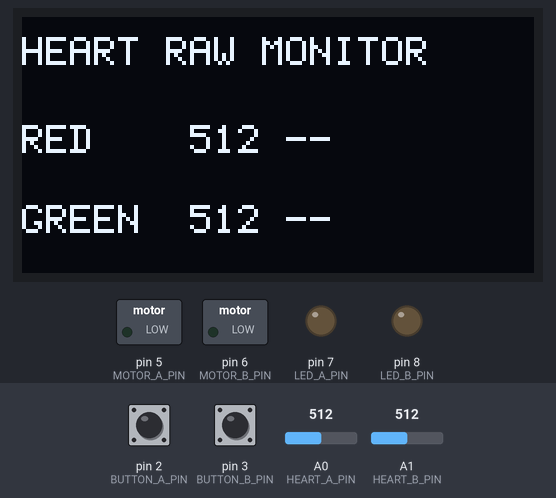
A sketch run on a simulated Arduino Uno, built with avr-gcc and run on an emulated ATmega328P. Shown: 128×64 one-colour display, switched loads named in the sketch (green lamp = pin HIGH), output pins drawn as LEDs (lit = HIGH). Inputs (shaded band) come from the test bench; at power-on: pin 2 (BUTTON_A_PIN) HIGH, pin 3 (BUTTON_B_PIN) HIGH, A0 (HEART_A_PIN) = 512, A1 (HEART_B_PIN) = 512. What the sketch prints to the serial monitor is not drawn.

Above: at 1.5 s.
1.6 s: pin 2 (BUTTON_A_PIN) pulled LOW for 0.15 s
At 4.4 s:
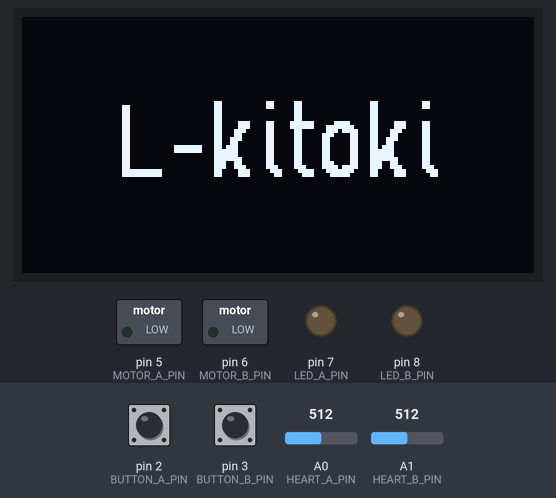
4.7 s: pin 3 (BUTTON_B_PIN) pulled LOW for 0.15 s
At 5.8 s:
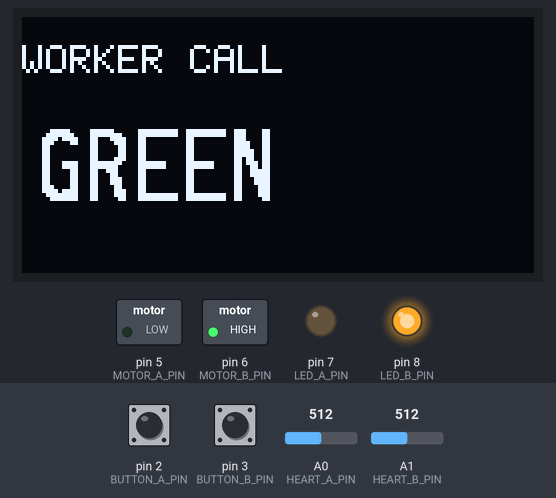
7.8 s: pin 2 (BUTTON_A_PIN) pulled LOW for 1 s
At 8.4 s:
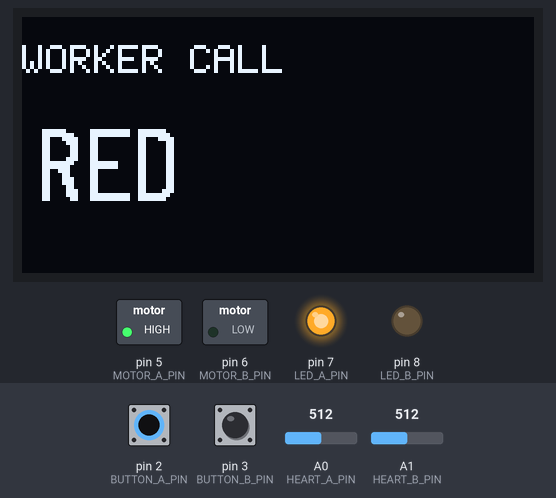
Timing chart, 0 to 10.8 s (numbered marks = the images above; inputs shaded):
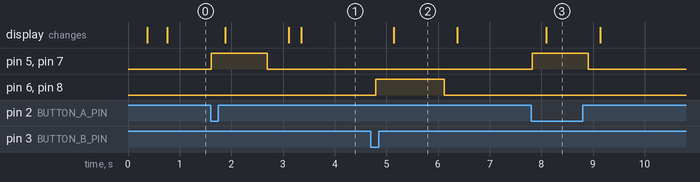

Measured:
- after the input at 1.6 s, pin 5 (MOTOR_A_PIN), pin 7 (LED_A_PIN): LOW → HIGH at once, → LOW 1.1 s later; the display: first changes after 0.28 s (image 1 shows a later state)
- after the input at 4.7 s, pin 6 (MOTOR_B_PIN), pin 8 (LED_B_PIN): LOW → HIGH after 0.10 s, → LOW 1.3 s later; the display: changes after 0.45 s (image 2)
- after the input at 7.8 s, pin 5 (MOTOR_A_PIN), pin 7 (LED_A_PIN): LOW → HIGH at once, → LOW 1.1 s later; the display: changes after 0.29 s (image 3)
- what the display in image 2 shows lasts 1.3 s, from 5.1 s to 6.4 s

The sketch:

uno-main-heart-raw.ino
```cpp
#include <Wire.h>
#include <U8g2lib.h>

U8G2_SSD1309_128X64_NONAME0_1_HW_I2C u8g2(U8G2_R0, /* reset=*/ 9);

const int HEART_A_PIN = A0;
const int HEART_B_PIN = A1;
const int BUTTON_A_PIN = 2;
const int BUTTON_B_PIN = 3;
const int MOTOR_A_PIN = 5;
const int MOTOR_B_PIN = 6;
const int LED_A_PIN = 7;
const int LED_B_PIN = 8;

const int HEART_ALERT_THRESHOLD = 700;
const unsigned long STATUS_INTERVAL_MS = 1000;
const unsigned long CALL_OUTPUT_MS = 1000;
const unsigned long FALL_OVERLAY_MS = 5000;
const unsigned long NOISE_OVERLAY_MS = 4000;
const unsigned long HEART_WINDOW_MS = 700;
const unsigned long HEART_DISPLAY_CYCLE_MS = 30000;
const unsigned long HEART_DISPLAY_DURATION_MS = 3000;
const int HEART_FINGER_DETECT_AMPLITUDE = 12;
const int HEART_FINGER_RELEASE_AMPLITUDE = 7;

struct HeartChannelState {
  int smoothRaw;
  int windowMin;
  int windowMax;
  int lastAmplitude;
  unsigned long windowStartedAt;
  bool initialized;
};

char serialLine[128];
size_t serialLineLen = 0;
char noiseOverlayZone[8] = "A";

bool ledStateA = false;
bool ledStateB = false;
bool motorStateA = false;
bool motorStateB = false;
bool heartAlertActiveA = false;
bool heartAlertActiveB = false;
bool buttonPressedA = false;
bool buttonPressedB = false;
bool callActiveA = false;
bool callActiveB = false;
bool fingerDetectedStateA = false;
bool fingerDetectedStateB = false;

unsigned long lastStatusAt = 0;
unsigned long callOutputUntilA = 0;
unsigned long callOutputUntilB = 0;
unsigned long fallOverlayUntil = 0;
unsigned long noiseOverlayUntil = 0;

HeartChannelState heartStateA = {0, 1023, 0, 0, 0, false};
HeartChannelState heartStateB = {0, 1023, 0, 0, 0, false};

void applyOutputs() {
  digitalWrite(LED_A_PIN, ledStateA ? HIGH : LOW);
  digitalWrite(LED_B_PIN, ledStateB ? HIGH : LOW);
  digitalWrite(MOTOR_A_PIN, motorStateA ? HIGH : LOW);
  digitalWrite(MOTOR_B_PIN, motorStateB ? HIGH : LOW);
}

void showReadyDisplay() {
  const char* text = "L-kitoki";
  u8g2.firstPage();
  do {
    u8g2.setFont(u8g2_font_logisoso18_tr);
    int16_t width = u8g2.getStrWidth(text);
    int16_t x = (128 - width) / 2;
    u8g2.drawStr(x < 0 ? 0 : x, 40, text);
  } while (u8g2.nextPage());
}

void showHeartRawDisplay(int heartRawA, bool fingerDetectedA, int heartRawB, bool fingerDetectedB) {
  char lineA[28];
  char lineB[28];

  u8g2.firstPage();
  do {
    u8g2.setFont(u8g2_font_6x12_tr);
    u8g2.drawStr(0, 12, "HEART RAW MONITOR");
    snprintf(lineA, sizeof(lineA), "RED   %4d %s", heartRawA, fingerDetectedA ? "OK" : "--");
    snprintf(lineB, sizeof(lineB), "GREEN %4d %s", heartRawB, fingerDetectedB ? "OK" : "--");
    u8g2.drawStr(0, 34, lineA);
    u8g2.drawStr(0, 54, lineB);
  } while (u8g2.nextPage());
}

bool shouldShowHeartWindow(unsigned long now) {
  return (now % HEART_DISPLAY_CYCLE_MS) < HEART_DISPLAY_DURATION_MS;
}

void showCallOverlay(const char* workerLabel) {
  u8g2.firstPage();
  do {
    u8g2.setFont(u8g2_font_6x12_tr);
    u8g2.drawStr(0, 14, "WORKER CALL");
    u8g2.setFont(u8g2_font_logisoso18_tr);
    u8g2.drawStr(4, 46, workerLabel);
  } while (u8g2.nextPage());
}

void showFallOverlay() {
  u8g2.firstPage();
  do {
    u8g2.setFont(u8g2_font_6x12_tr);
    u8g2.drawStr(0, 14, "EMERGENCY");
    u8g2.setFont(u8g2_font_logisoso16_tr);
    u8g2.drawStr(10, 44, "FALL");
    u8g2.drawStr(10, 62, "DETECT");
  } while (u8g2.nextPage());
}

void showNoiseOverlay(const char* zoneLabel) {
  u8g2.firstPage();
  do {
    u8g2.setFont(u8g2_font_6x12_tr);
    u8g2.drawStr(0, 14, "NOISE ALERT");
    u8g2.setFont(u8g2_font_logisoso18_tr);
    u8g2.drawStr(6, 46, zoneLabel);
  } while (u8g2.nextPage());
}

void refreshDisplay(int heartRawA, bool fingerDetectedA, int heartRawB, bool fingerDetectedB) {
  unsigned long now = millis();

  if (now < fallOverlayUntil) {
    showFallOverlay();
    return;
  }
  if (now < noiseOverlayUntil) {
    showNoiseOverlay(noiseOverlayZone);
    return;
  }
  if (callActiveA) {
    showCallOverlay("RED");
    return;
  }
  if (callActiveB) {
    showCallOverlay("GREEN");
    return;
  }
  if (shouldShowHeartWindow(now)) {
    showHeartRawDisplay(heartRawA, fingerDetectedA, heartRawB, fingerDetectedB);
    return;
  }
  showReadyDisplay();
}

int updateHeartChannel(HeartChannelState &state, int rawValue, unsigned long now) {
  if (!state.initialized) {
    state.smoothRaw = rawValue;
    state.windowMin = rawValue;
    state.windowMax = rawValue;
    state.lastAmplitude = 0;
    state.windowStartedAt = now;
    state.initialized = true;
    return state.smoothRaw;
  }

  state.smoothRaw = (state.smoothRaw * 3 + rawValue) / 4;

  if (state.smoothRaw < state.windowMin) {
    state.windowMin = state.smoothRaw;
  }
  if (state.smoothRaw > state.windowMax) {
    state.windowMax = state.smoothRaw;
  }

  if (now - state.windowStartedAt >= HEART_WINDOW_MS) {
    state.lastAmplitude = state.windowMax - state.windowMin;
    state.windowMin = state.smoothRaw;
    state.windowMax = state.smoothRaw;
    state.windowStartedAt = now;
  }

  return state.smoothRaw;
}

bool detectFinger(const HeartChannelState &state, bool currentlyDetected) {
  if (!state.initialized) {
    return false;
  }

  if (currentlyDetected) {
    return state.lastAmplitude >= HEART_FINGER_RELEASE_AMPLITUDE;
  }

  return state.lastAmplitude >= HEART_FINGER_DETECT_AMPLITUDE;
}

void emitStatus(int heartRawA, bool fingerDetectedA, int heartRawB, bool fingerDetectedB) {
  Serial.print("{\"kind\":\"status\",\"device\":\"uno-main\"");
  Serial.print(",\"heartRawA\":");
  Serial.print(fingerDetectedA ? heartRawA : 0);
  Serial.print(",\"heartRawB\":");
  Serial.print(fingerDetectedB ? heartRawB : 0);
  Serial.print(",\"fingerA\":");
  Serial.print(fingerDetectedA ? "true" : "false");
  Serial.print(",\"fingerB\":");
  Serial.print(fingerDetectedB ? "true" : "false");
  Serial.print(",\"buttonPressedA\":");
  Serial.print(buttonPressedA ? "true" : "false");
  Serial.print(",\"buttonPressedB\":");
  Serial.print(buttonPressedB ? "true" : "false");
  Serial.print(",\"callActiveA\":");
  Serial.print(callActiveA ? "true" : "false");
  Serial.print(",\"callActiveB\":");
  Serial.print(callActiveB ? "true" : "false");
  Serial.print(",\"fallOverlayActive\":");
  Serial.print(millis() < fallOverlayUntil ? "true" : "false");
  Serial.print(",\"noiseOverlayActive\":");
  Serial.print(millis() < noiseOverlayUntil ? "true" : "false");
  Serial.println("}");
}

void emitHeartEvent(const char* worker, int heartRaw, bool fingerDetected, bool active) {
  Serial.print("{\"kind\":\"event\",\"eventType\":\"heart_abnormal\",\"worker\":\"");
  Serial.print(worker);
  Serial.print("\",\"value\":");
  Serial.print(fingerDetected ? heartRaw : 0);
  Serial.print(",\"heartRaw\":");
  Serial.print(fingerDetected ? heartRaw : 0);
  Serial.print(",\"threshold\":");
  Serial.print(HEART_ALERT_THRESHOLD);
  Serial.print(",\"active\":");
  Serial.print(active ? "true" : "false");
  Serial.println("}");
}

void emitManualButtonEvent(const char* worker, bool active) {
  Serial.print("{\"kind\":\"event\",\"eventType\":\"worker_call_button\",\"worker\":\"");
  Serial.print(worker);
  Serial.print("\",\"source\":\"manual_button_");
  Serial.print(worker);
  Serial.print("\",\"active\":");
  Serial.print(active ? "true" : "false");
  Serial.println("}");
}

void emitCommandApplied(const char* commandName, const char* worker) {
  Serial.print("{\"kind\":\"event\",\"eventType\":\"command_applied\",\"command\":\"");
  Serial.print(commandName);
  Serial.print("\"");
  if (worker != NULL) {
    Serial.print(",\"worker\":\"");
    Serial.print(worker);
    Serial.print("\"");
  }
  Serial.println("}");
}

void emitError(const char* message) {
  Serial.print("{\"kind\":\"error\",\"message\":\"");
  Serial.print(message);
  Serial.println("\"}");
}

bool containsToken(const char* haystack, const char* needle) {
  return strstr(haystack, needle) != NULL;
}

void setWorkerCallState(const char* worker, bool active) {
  if (strcmp(worker, "B") == 0) {
    callActiveB = active;
    ledStateB = active;
    motorStateB = active;
    callOutputUntilB = active ? millis() + CALL_OUTPUT_MS : 0;
  } else {
    callActiveA = active;
    ledStateA = active;
    motorStateA = active;
    callOutputUntilA = active ? millis() + CALL_OUTPUT_MS : 0;
  }
  applyOutputs();
}

void applyWorkerCall(const char* worker) {
  setWorkerCallState("A", false);
  setWorkerCallState("B", false);
  setWorkerCallState(worker, true);
}

void triggerFallOverlay() {
  fallOverlayUntil = millis() + FALL_OVERLAY_MS;
}

void triggerNoiseOverlay(const char* zone) {
  snprintf(noiseOverlayZone, sizeof(noiseOverlayZone), "ZONE %s", zone);
  noiseOverlayUntil = millis() + NOISE_OVERLAY_MS;
}

void handleCommand(const char* line) {
  if (containsToken(line, "\"cmd\":\"call_worker\"")) {
    if (containsToken(line, "\"worker\":\"B\"")) {
      applyWorkerCall("B");
      emitCommandApplied("call_worker", "B");
    } else {
      applyWorkerCall("A");
      emitCommandApplied("call_worker", "A");
    }
    return;
  }

  if (containsToken(line, "\"cmd\":\"show_fall\"")) {
    triggerFallOverlay();
    emitCommandApplied("show_fall", NULL);
    return;
  }

  if (containsToken(line, "\"cmd\":\"show_noise\"")) {
    if (containsToken(line, "\"zone\":\"B\"")) {
      triggerNoiseOverlay("B");
    } else if (containsToken(line, "\"zone\":\"C\"")) {
      triggerNoiseOverlay("C");
    } else {
      triggerNoiseOverlay("A");
    }
    emitCommandApplied("show_noise", NULL);
    return;
  }

  if (containsToken(line, "\"cmd\":\"clear_outputs\"")) {
    setWorkerCallState("A", false);
    setWorkerCallState("B", false);
    emitCommandApplied("clear_outputs", NULL);
    return;
  }

  emitError("unknown command");
}

void readSerialCommands() {
  while (Serial.available() > 0) {
    char incoming = (char)Serial.read();

    if (incoming == '\r') {
      continue;
    }

    if (incoming == '\n') {
      if (serialLineLen > 0) {
        serialLine[serialLineLen] = '\0';
        handleCommand(serialLine);
        serialLineLen = 0;
      }
      continue;
    }

    if (serialLineLen < sizeof(serialLine) - 1) {
      serialLine[serialLineLen++] = incoming;
    } else {
      serialLineLen = 0;
      emitError("command too long");
    }
  }
}

void setupFeaturePins() {
  pinMode(LED_A_PIN, OUTPUT);
  pinMode(LED_B_PIN, OUTPUT);
  pinMode(MOTOR_A_PIN, OUTPUT);
  pinMode(MOTOR_B_PIN, OUTPUT);
  pinMode(BUTTON_A_PIN, INPUT_PULLUP);
  pinMode(BUTTON_B_PIN, INPUT_PULLUP);
}

void setup() {
  Serial.begin(115200);
  Wire.begin();
  u8g2.begin();

  setupFeaturePins();
  applyOutputs();
  refreshDisplay(0, false, 0, false);
}

void loop() {
  readSerialCommands();

  unsigned long now = millis();
  int heartRawA = updateHeartChannel(heartStateA, analogRead(HEART_A_PIN), now);
  int heartRawB = updateHeartChannel(heartStateB, analogRead(HEART_B_PIN), now);
  fingerDetectedStateA = detectFinger(heartStateA, fingerDetectedStateA);
  fingerDetectedStateB = detectFinger(heartStateB, fingerDetectedStateB);
  bool fingerDetectedA = fingerDetectedStateA;
  bool fingerDetectedB = fingerDetectedStateB;

  refreshDisplay(heartRawA, fingerDetectedA, heartRawB, fingerDetectedB);

  bool nextHeartAlertA = fingerDetectedA && heartRawA >= HEART_ALERT_THRESHOLD;
  if (nextHeartAlertA != heartAlertActiveA) {
    heartAlertActiveA = nextHeartAlertA;
    emitHeartEvent("A", heartRawA, fingerDetectedA, heartAlertActiveA);
  }

  bool nextHeartAlertB = fingerDetectedB && heartRawB >= HEART_ALERT_THRESHOLD;
  if (nextHeartAlertB != heartAlertActiveB) {
    heartAlertActiveB = nextHeartAlertB;
    emitHeartEvent("B", heartRawB, fingerDetectedB, heartAlertActiveB);
  }

  bool nextButtonPressedA = digitalRead(BUTTON_A_PIN) == LOW;
  if (nextButtonPressedA != buttonPressedA) {
    buttonPressedA = nextButtonPressedA;
    if (buttonPressedA) {
      applyWorkerCall("A");
    }
    emitManualButtonEvent("A", buttonPressedA);
  }

  bool nextButtonPressedB = digitalRead(BUTTON_B_PIN) == LOW;
  if (nextButtonPressedB != buttonPressedB) {
    buttonPressedB = nextButtonPressedB;
    if (buttonPressedB) {
      applyWorkerCall("B");
    }
    emitManualButtonEvent("B", buttonPressedB);
  }

  if (callActiveA && millis() >= callOutputUntilA) {
    setWorkerCallState("A", false);
  }

  if (callActiveB && millis() >= callOutputUntilB) {
    setWorkerCallState("B", false);
  }

  if (millis() - lastStatusAt >= STATUS_INTERVAL_MS) {
    lastStatusAt = millis();
    emitStatus(heartRawA, fingerDetectedA, heartRawB, fingerDetectedB);
  }

  delay(30);
}
```
